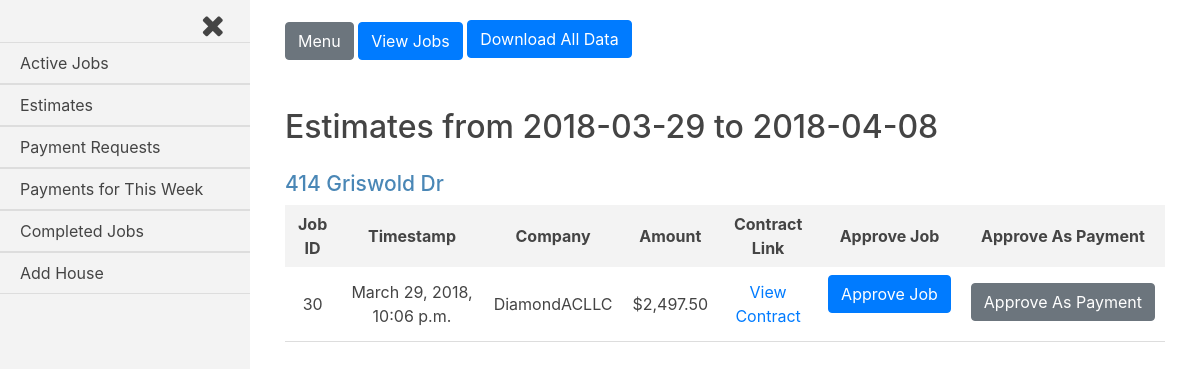
The page /jobs_admin/proposed_jobs (signed in) on the database as committed earlier.
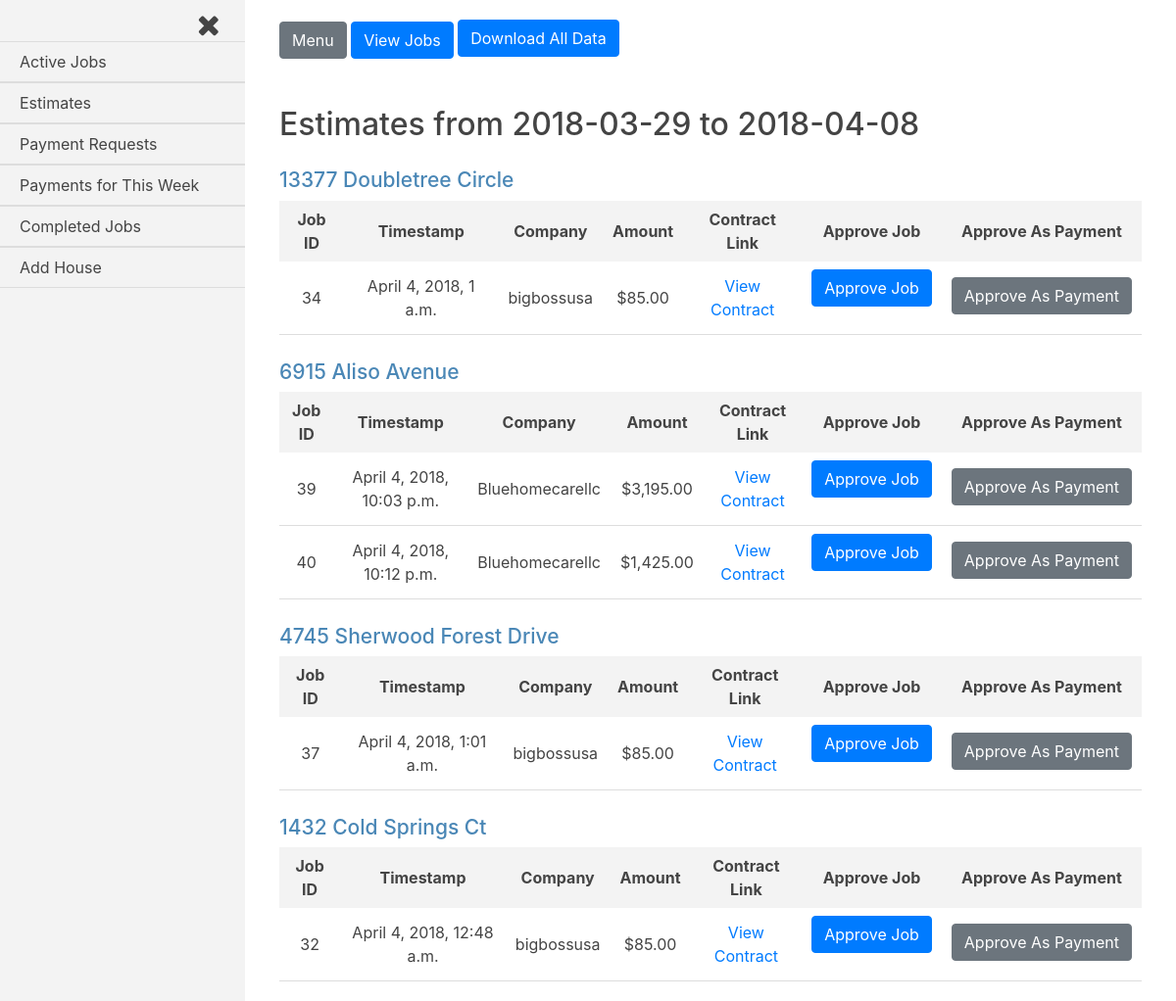
The same page on the database as committed later.
### jobs/models.py (models this page shows, shortened)
class House(models.Model):
    address = models.CharField(max_length=250)
    companies = models.ManyToManyField(settings.AUTH_USER_MODEL, through='Current_Worker')
    proposed_jobs = models.BooleanField(default=False)
    pending_payments = models.BooleanField(default=False)
    payment_history = models.BooleanField(default=False)
    completed_jobs = models.BooleanField(default=False)
    customer = models.ForeignKey(settings.AUTH_USER_MODEL, on_delete=models.CASCADE, related_name='customer_house')
    def __str__(self):
        return self.address

class Job(models.Model):
    house = models.ForeignKey(House, on_delete=models.CASCADE)
    company = models.ForeignKey(settings.AUTH_USER_MODEL, on_delete=models.CASCADE)
    start_amount = models.DecimalField(max_digits=8, decimal_places=2, default=0.00)
    start_date = models.DateTimeField(auto_now_add=True, blank=True)
    total_paid = models.DecimalField(max_digits=8, decimal_places=2, default=0.00)
    approved = models.BooleanField(default=False)
    def generate_filename(self, filename):
        file_path = 'uploads/{}/{}'.format(str(self.house.address), str(filename))
        return file_path
    document_link = models.FileField(upload_to=generate_filename)
    balance_amount = models.DecimalField(max_digits=8, decimal_places=2, default=0.00)

### jobs_admin/views.py (the view)
@user_passes_test(customer_and_staff_check, login_url='/accounts/login/')
def proposed_jobs(request):
    current_user = request.user
    customer = Customer(current_user)
    customer = customer.is_customer_staff()
    houses = customer.proposed_jobs_houses()
    jobs = customer.proposed_jobs()
    start_week = str(Customer.start_week.date())
    today = str(Customer.today.date())
    change_job_status_form = Change_Job_Status()
    approve_as_payment_form = Approve_As_Payment()
    template = loader.get_template('jobs_admin/proposed_jobs.html')
    context = {
        'houses': houses,
        'jobs': jobs,
        'current_user': current_user,
        'change_job_status_form': change_job_status_form,
        'approve_as_payment_form': approve_as_payment_form,
        'start_week': start_week,
        'today': today
    }
    if request.method == 'POST':
        if request.POST.get('change-job-status'):
            change_job_status_form = Change_Job_Status(request.POST)
            if change_job_status_form.is_valid():
                job_id = int(request.POST.get('job_id'))
                address = str(request.POST.get('job_house'))
                house = House.objects.get(address=address)
                job = Job.objects.get(pk=job_id)
                job.approved=True
                job.save()
                """add the user as a current worker on the house OR update current to True if they
                were a current worker OR do nothing if they are already active"""
                was_current = Current_Worker.objects.filter(house=house, company=job.company, current=False)
                is_current = Current_Worker.objects.filter(house=house, company=job.company, current=True)
                if was_current:
                    was_current[0].update(current=True)
                elif is_current:
                    pass
                else:
                    Current_Worker(house=house, company=job.company, current=True).save()
                """If the house has no more proposed jobs for the current week,
                set proposed_jobs=False
                AND if there were any requested payments because the job was previously approved,
                set pending=payments=True for the house"""
                jobs = Job.objects.filter(house=house, approved=False, start_date__range=[Customer.start_week, Customer.today])
                requested_payments = Request_Payment.objects.filter(house=house, job=job, approved=False)
                if not jobs:
                    house.proposed_jobs=False
                    house.save(update_fields=['proposed_jobs'])
                if requested_payments:
                    house.pending_payments=True
                    house.save(update_fields=['pending_payments'])
                return redirect('/jobs_admin/proposed_jobs')
        elif request.POST.get('approve-as-payment'):
            approve_as_payment_form = Approve_As_Payment(request.POST)
            if approve_as_payment_form.is_valid():
                job_id = int(request.POST.get('job_id'))
                address = request.POST.get('job_house')
                submit_date = request.POST.get('submit_date')
                amount = float(request.POST.get('amount'))
                job = Job.objects.get(pk=job_id)
                house = House.objects.get(address=address)
                Request_Payment.objects.create(job=job, submit_date=submit_date, house=house, amount=amount, approved=True)
                total_paid = float(job.total_paid)
                job.total_paid = total_paid + amount
                job.balance_amount = job.balance
                job.approved = True
                job.save()
                if job.balance <= 0:
                    house.completed_jobs = True
                    house.save()
                return redirect('/jobs_admin/proposed_jobs')
    else:
        change_job_status_form = Change_Job_Status()
        approve_as_payment_form = Approve_As_Payment()
    return HttpResponse(template.render(context, request))

### jobs_admin/forms.py
class Change_Job_Status(ModelForm, forms.Form):
    class Meta:
        model = Job
        exclude = ['house', 'company', 'start_amount', 'start_date', 'total_paid', 'document_link', 'approved', 'balance_amount']

class Approve_As_Payment(forms.Form):
    pass

### customer_register/customer.py (called while the page is built)
    def current_two_week_results(self, houses, queryset, model, update_field={}, **kwargs):
        result_queryset = []
        for h in houses.iterator():
            for q in queryset.iterator():
                if q.house == h:
                    query_set_check = model.objects.filter(house=h, **kwargs)
                    if query_set_check:
                        setattr(h, list(update_field.keys())[0], list(update_field.values())[0][0])
                        h.save(update_fields=[list(update_field.keys())[0]])
                        result_queryset.append(h)
                        break
                    else:
                        setattr(h, list(update_field.keys())[0], list(update_field.values())[0][1])
                        h.save(update_fields=[list(update_field.keys())[0]])
        return result_queryset

    def houses(self):
        return House.objects.filter(customer=self.customer)

### jobs_admin/templates/jobs_admin/proposed_jobs.html (shortened to what this page needs)
{% extends 'base_login_admin.html' %}
{% load humanize %}
{% load static %}
{% load jobs_admin_group_check %}
{% block content %}
<h2>Estimates from {{start_week}} to {{today}}</h2>
{% for house in houses %}
<div class="job-container">
  <div class="house">
    <h3 class="house-address">{{house.address}}</h3>
  </div>
  <table class="job-summary">
    <tr class="job-headings">
      <th>Job ID</th>
      <th>Timestamp</th>
      <th>Company</th>
      <th>Amount</th>
      <th>Contract Link</th>
      {% if current_user|in_group:'Customers' %}
      <th>Approve Job</th>
      <th>Approve As Payment</th>
      {% endif %}
    </tr>
    {% for job in jobs %}
      {% if job.house.address == house.address %}
    <tr class="job-info">
      <td>{{job.id}}</td>
      <td>{{job.start_date}}</td>
      <td>{{job.company}}</td>
      <td>${{job.start_amount|intcomma}}</td>
      <td><a rel="noopener noreferrer" target="_blank" href="{{job.document_link.url}}">View Contract</a></td>
      {% if current_user|in_group:'Customers' %}
      <td>
        <form class="change-job-status-form" action="" method="post">
          <input class="btn btn-primary change-job-status" type="submit" name="change-job-status" value="Approve Job">
        </form>
      </td>
      <td>
        <form class="approve-as-payment-form" action="" method="post">
          <input class="btn btn-secondary approve-as-payment" type="submit" name="approve-as-payment" value="Approve As Payment">
        </form>
      </td>
      {% endif %}
    </tr>
      {% endif %}
    {% endfor %}
  </table>
</div>
{% endfor %}
{% endblock content %}

Rows that differ between the two databases and show on the page:
no longer on this page (row edited): House: address "414 Griswold Dr"
no longer on this page (row edited): Job: id "30", start_date "March 29, 2018, 10:06 p.m.", company "DiamondACLLC", start_amount "2,497.50", shown under "414 Griswold Dr"
now on this page (row edited): House: address "13377 Doubletree Circle"
added Job: id "34", start_date "April 4, 2018, 1 a.m.", company "bigbossusa", start_amount "85.00", shown under "13377 Doubletree Circle"
now on this page (row edited): House: address "6915 Aliso Avenue"
added Job: id "39", start_date "April 4, 2018, 10:03 p.m.", company "Bluehomecarellc", start_amount "3,195.00", shown under "6915 Aliso Avenue"
added Job: id "40", start_date "April 4, 2018, 10:12 p.m.", company "Bluehomecarellc", start_amount "1,425.00", shown under "6915 Aliso Avenue"
now on this page (row edited): House: address "4745 Sherwood Forest Drive"
added Job: id "37", start_date "April 4, 2018, 1:01 a.m.", company "bigbossusa", start_amount "85.00", shown under "4745 Sherwood Forest Drive"
now on this page (row edited): House: address "1432 Cold Springs Ct"
added Job: id "32", start_date "April 4, 2018, 12:48 a.m.", company "bigbossusa", start_amount "85.00", shown under "1432 Cold Springs Ct"
